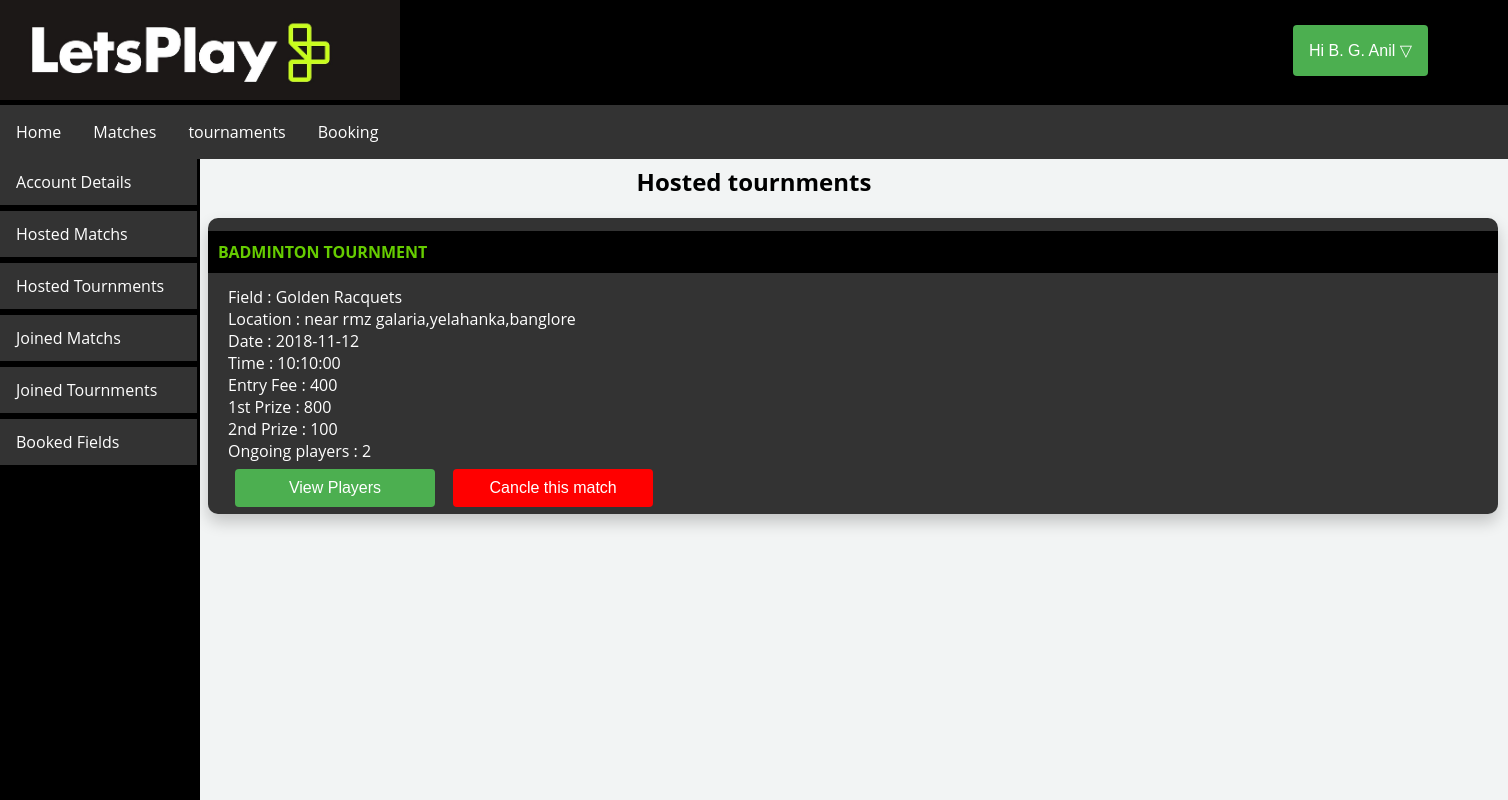
/homepage.php?page=ht (signed in), run on the app's committed database.
### tables this page shows
CREATE TABLE `user` (
  `uid` int(11) NOT NULL,
  `username` varchar(30) NOT NULL,
  `password` varchar(30) NOT NULL,
  `fullname` varchar(30) NOT NULL,
  `dob` date NOT NULL,
  `gender` varchar(7) NOT NULL,
  `email` varchar(30) NOT NULL,
  `phno` varchar(12) NOT NULL
);

CREATE TABLE `tournmenttable` (
  `tid` int(11) NOT NULL,
  `uid` int(11) NOT NULL,
  `fid` int(11) NOT NULL,
  `game` varchar(50) NOT NULL,
  `tdate` date NOT NULL,
  `ttime` time NOT NULL,
  `entryfee` int(11) DEFAULT NULL,
  `prize1` varchar(50) DEFAULT NULL,
  `prize2` varchar(50) DEFAULT NULL
);

CREATE TABLE `field` (
  `fid` int(11) NOT NULL,
  `name` varchar(50) NOT NULL,
  `game` varchar(50) NOT NULL,
  `address` varchar(200) NOT NULL,
  `phno` varchar(20) NOT NULL,
  `costperhour` int(10) NOT NULL,
  `courts` int(11) NOT NULL
);

### hostedtournments.php (the view, shortened to what this page needs)
<!DOCTYPE html>
<html>
<head>
</head>
<body>
     <?php
     include "sidebar.php";
     ?>
     <h2 align="center" >Hosted tournments</h2>
     <?php
     $conn = mysqli_connect("localhost","root","","letsromp");
      $username=$_SESSION["username"];
      $queryuid = mysqli_query($conn,"SELECT uid from user where username='$username' ");
      $uidrow=mysqli_fetch_assoc($queryuid);
      $uid=$uidrow["uid"];
    $x=0;
          switch($x)
          {
           case 0:
          $result = mysqli_query($conn,"SELECT * from tournmenttable where uid='$uid' ");
          while($row= $result->fetch_assoc())
          {
               ?>
               <div class="main">
               <h2 class="contenttitle"><?php echo $row["game"]." tournment" ; ?></h2>
               <?php
               $fid=$row["fid"];
               $addressquery = mysqli_query($conn,"SELECT address from field where fid='$fid' ;");
               $rowaddress= mysqli_fetch_assoc($addressquery);
               $address=$rowaddress["address"];
               $fieldquery = mysqli_query($conn,"SELECT name from field where fid='$fid' ;");
               $rowfield= mysqli_fetch_assoc($fieldquery);
               $field=$rowfield["name"];
               $tid=$row["tid"];
               $countquery = mysqli_query($conn,"SELECT * from tournmentsenrolled where tid='$tid' ;");
               $count = mysqli_num_rows($countquery);
               echo "Field : ".$field;
               echo "<br>";
               echo "Location : ".$address;
               echo "<br>";
               echo "Date : ".$row["tdate"];
               echo "<br>";
               echo "Time : ".$row["ttime"];
               echo "<br>";
               echo "Entry Fee : ".$row["entryfee"];
               echo "<br>";
               echo "1st Prize : ".$row["prize1"];
               echo "<br>";
               echo "2nd Prize : ".$row["prize2"];
               echo "<br>";
               echo "Ongoing players : ".$count;
              ?>
              <form action="" method="post">
                <button type="submit" class="viewplayer" name="viewplayer" value=<?php echo $tid ;?> >View Players</button>
                <button type="submit" class="cancleb" name="cancle" value=<?php echo $tid ;?> >Cancle this match</button>
              </form>
               </div>
                <?php
          }
          break;
?>
          <?php
          }
          ?>
</body>
</html>

### homepage.php (shortened to what this page needs)
<!DOCTYPE html>
<html>
<head>
</head>
<body style="font-family: 'Open Sans', sans-serif;">
	<div class="letsplay">
	<img src="letsplay1.jpg" width="400" height="100" alt="letsplay">
	<div class="right"  >
		<div class="dropdown">
  <button class="dropbtn">
  	<?php
  	$conn = mysqli_connect("localhost","root","","letsromp");
  	$username=$_SESSION['username'];
  	$result=mysqli_query($conn,"SELECT fullname from user where username='$username' ");
  	$fullname=mysqli_fetch_assoc($result);
echo 'Hi '.$fullname["fullname"].' &#9661';
 ?></button>
</div>
   </div>
   <ul>
  <li><a href="?page=home">Home</a></li>
  <li><a href="?page=matchs">Matches</a></li>
  <li><a href="?page=tournment">tournaments</a></li>
  <li><a href="?page=booking">Booking</a></li>
</ul>
</div>
<div class="sample">
	<?php
if (!isset($_GET["page"]) ) {
	include "home.php";
}
else
{
	switch ($_GET["page"])
	{
	case 'ht':include "hostedtournments.php";
	             break;
    }
}
 ?>
 </div>
</body>
</html>

### homepage.php (style rules this page uses)
.letsplay { background-color: black; position: fixed; top: 0; left: 0; right: 0; z-index: 1; }
.right { position: relative; float: right; margin-top: 25px; margin-right: 80px; }
ul { list-style-type: none; margin: 0; padding: 0; overflow: hidden; background-color: #333333; position: relative; }
li { float: left; }
li a { display: block; color: white; text-align: center; padding: 16px; text-decoration: none; }
.sample { margin-top: 165px; }
.dropbtn { background-color: #4CAF50; color: white; padding: 16px; font-size: 16px; border: none; border-radius: 4px; }
.dropdown { position: relative; display: inline-block; }

### hostedtournments.php (style rules this page uses)
body { background-color: #F2F4F4; color: black; }
.main { background-color: #333333; box-shadow: 0px 8px 16px 0px rgba(0,0,0,0.2); width: 1270px; height: 100%; margin-left: 200px; padding-left: 20px; border-radius: 10px; color: white; font-family: 'Open Sans', sans-serif; float: left; margin-bottom: 10px; }
.viewplayer { margin-right: 100px; width: 200px; background-color: #4CAF50; color: white; padding: 10px; font-size: 16px; border: none; border-radius: 4px; margin: 7px; cursor: pointer; }
.cancleb { margin-right: 100px; width: 200px; background-color: red; color: white; padding: 10px; font-size: 16px; border: none; border-radius: 4px; margin: 7px; cursor: pointer; }
.contenttitle { color: #66cc00; background-color: black; text-transform: uppercase; width: auto; padding: 10px; margin-left: -20px; font-size: 16px; }

### data on the page
user: fullname "B. G. Anil"
tournmenttable: game "BADMINTON", fid.name "Golden Racquets", fid.address "near rmz galaria,yelahanka,banglore", tdate "2018-11-12", ttime "10:10:00", entryfee "400", prize1 "800", prize2 "100", count "2", $tid 7 (drawn)
